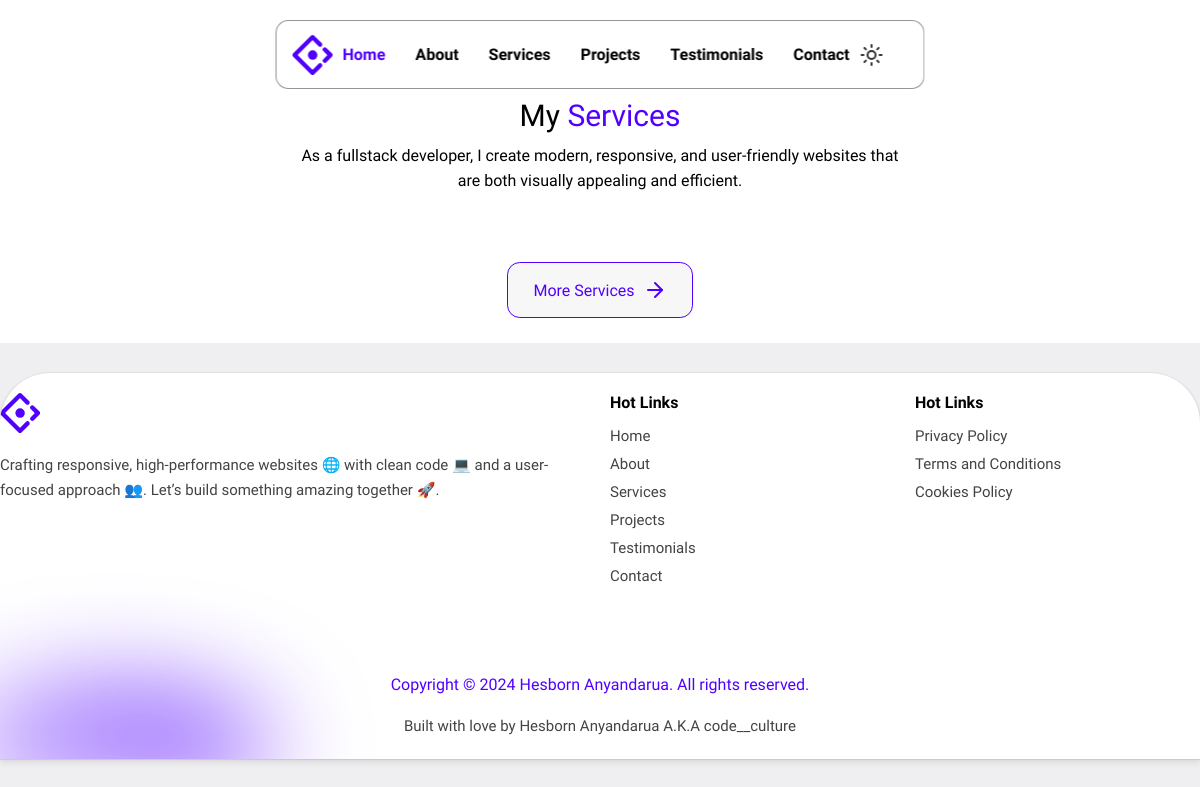
/services, run on an earlier commit of the app's database.
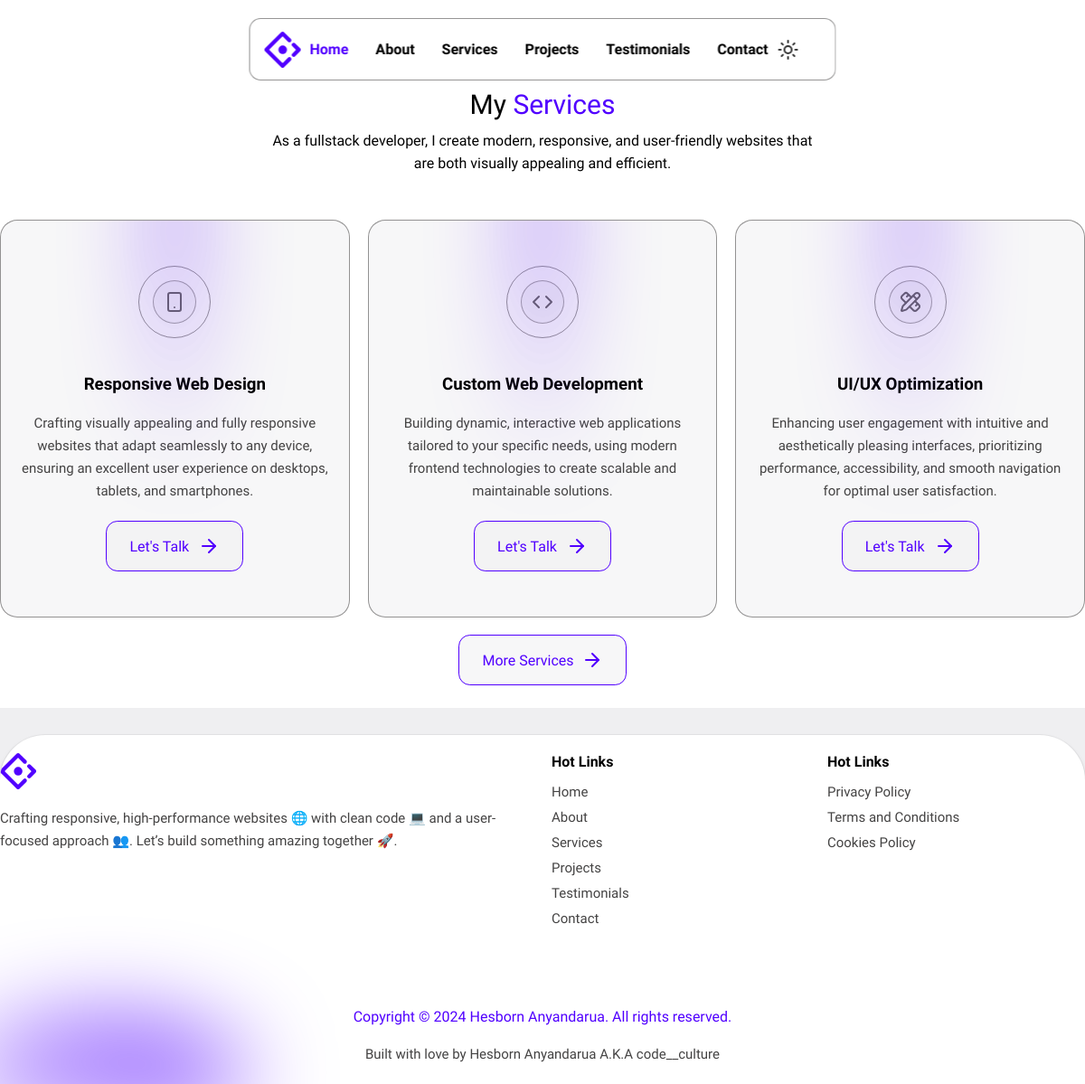
And on a later commit of the database.
### portfolioapp/models.py (models this page shows, shortened)
class Services(models.Model):
    icon = models.CharField(max_length=80)
    service = models.CharField(max_length=50)
    servicedesc = models.CharField(max_length=250)

### portfolioapp/views.py (the view)
# urls.py: path('services', views.services, name="services"),
def services(request):
    myservices = Services.objects.all()
    return render(request, 'services.html', {'myservices':myservices})

### templates/services.html (shortened to what this page needs)
{% extends 'base.html' %}
   {% block body %}
   <section id="services" class="bg__secondary">
    <br><br>
    <div class="container">
        <div class="section__header">
            <h2 class="sub__title">
                My <span class="primary">Services</span>
            </h2>
            <p class="description">
                As a fullstack developer, I create modern, responsive, and user-friendly websites that are both visually appealing and efficient.
            </p>
        </div>
        <div class="services">
            {% for item in myservices %}
            <div class="service">
                <div class="flex__center circle">
                    <div class="spotlight"></div>
                    <div class="icon__container">
                        <i data-lucide="{{item.icon}}"></i>
                    </div>
                </div>
                <h3 class="name">{{item.service}}</h3>
                <p class="text__muted description">
                    {{item.servicedesc}}
                </p>
                <div class="flex__center">
                    <a href="/contact" class="btn">
                        Let's Talk<i data-lucide="arrow-right"></i>
                    </a>
                </div>
            </div>
            {% endfor %}
        </div>
        <br>
        <a href="#" class="flex__center btn more">
            <span>More Services &nbsp;<i data-lucide="arrow-right"></i></span>
        </a>
    </div>
</section>
    {% endblock body %}

What changed in the data, as far as the page shows it:
added Services: service "Responsive Web Design", servicedesc "Crafting visually appealing and fully responsive websites that adapt seamlessly to any device, ensuring an excellent user experience on desktops, tablets, and smartphones."
added Services: service "Custom Web Development", servicedesc "Building dynamic, interactive web applications tailored to your specific needs, using modern frontend technologies to create scalable and maintainable solutions."
added Services: service "UI/UX Optimization", servicedesc "Enhancing user engagement with intuitive and aesthetically pleasing interfaces, prioritizing performance, accessibility, and smooth navigation for optimal user satisfaction."
